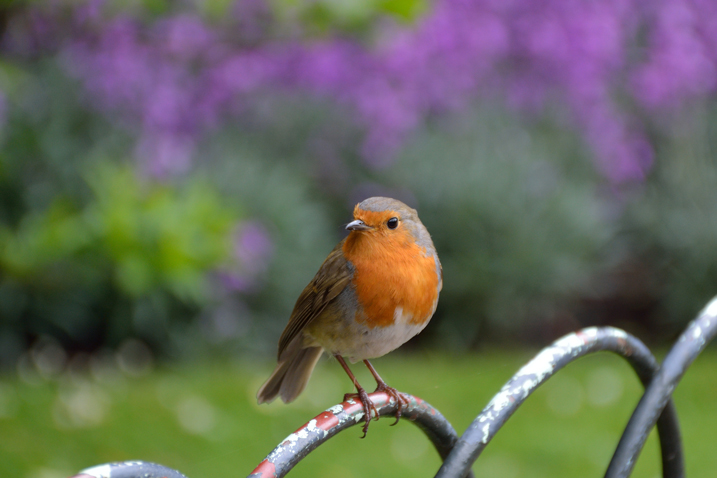
#> input picture sample.jpg, 717 x 478 px
$ python crop.py --image sample.jpg
#> lines starting #> are read from the running program, lines starting #| are printed output that depends on the picture
import numpy as np
import argparse
import cv2

ap = argparse.ArgumentParser()
ap.add_argument("-i", "--image", required = True,
    help = "Path to image")
args = vars(ap.parse_args())

image = cv2.imread(args["image"])
#> image is the input picture: shape (478, 717, 3); mean B, G, R 90.5, 104.6, 102.5
cv2.imshow("Original", image)

cropped = image[30:120, 20:335]
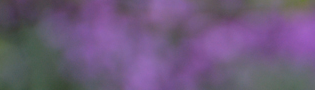
#> cropped: shape (90, 315, 3); mean B, G, R 123, 89.9, 109.1
cv2.imshow("This is cropped", cropped)
cv2.waitKey(0)

$ run again, on marble24.png
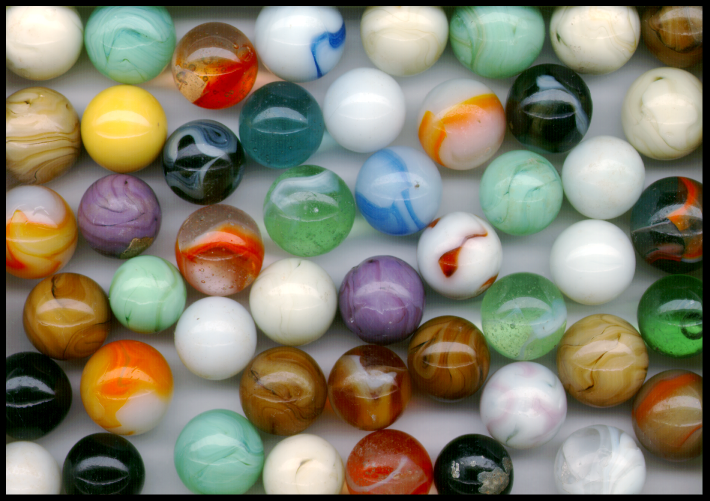
#> input picture marble24.png, 1419 x 1001 px (shown at 1/2 size)
#> image is the input picture: shape (1001, 1419, 3); mean B, G, R 107.6, 126.7, 130.2
#> `cropped = image[30:120, 20:335]`:
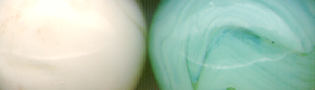
#> cropped: shape (90, 315, 3); mean B, G, R 183.8, 200.7, 175.8
